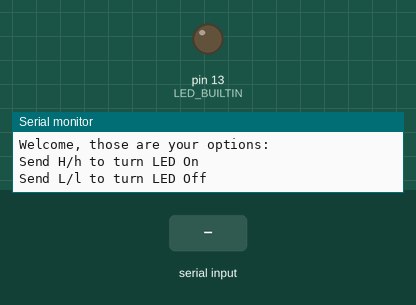
A sketch run on a simulated Arduino Uno, built with avr-gcc and run on an emulated ATmega328P. Parts: output pins drawn as LEDs (lit = HIGH), the last lines printed to the serial monitor. Inputs (shaded band) come from the test bench.

Above: at 2.7 s.
2.8 s: "H" received over Serial
At 3.6 s:
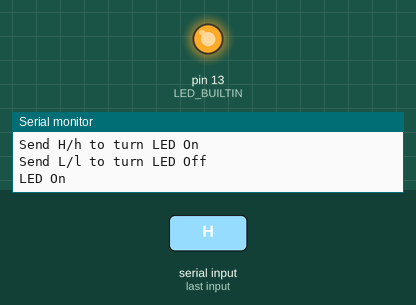
4.3 s: "L" received over Serial
At 4.7 s:
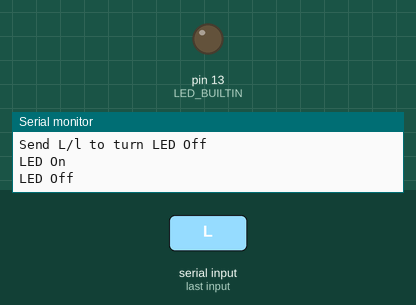
5.8 s: "h" received over Serial
At 7.0 s:
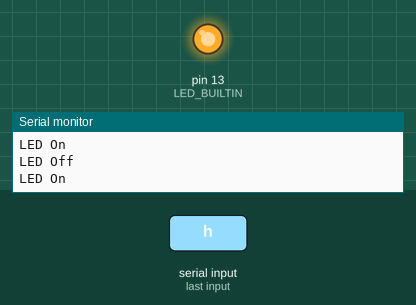
7.3 s: "l" received over Serial
At 8.2 s:
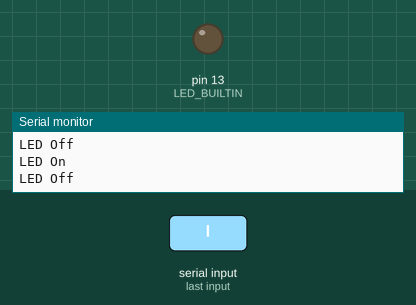
Timing chart, 0 to 9.8 s (numbered marks = the images above; inputs shaded):
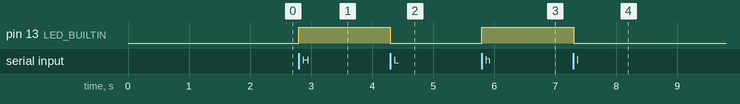

The sketch:

User_Input_LED.ino
```cpp
/*
  Name: Renan Mougenot Breviglieri Silva
  Date: January 13th, 2022
  Title: Handle LED according to the Serial Line input
*/


//Run one time
void setup() {

  //Baud Rate
  Serial.begin(9600);

  delay(1000);

  //Print Options
  Serial.println("Welcome, those are your options:");
  Serial.println("Send H/h to turn LED On");
  Serial.println("Send L/l to turn LED Off");

  //Attach and start LED
  pinMode(LED_BUILTIN, OUTPUT);

  delay(500);
}

//Loop forever
void loop() {

  //Parameters
  char command; //Hold the command input

  //Wait for input
  while(Serial.available() == 0){}

  //Read the command from the Serial
  command = Serial.read();

  //If it reads an H or h
  if(command == 'H' || command == 'h'){

    Serial.println("LED On"); //Send message of led on
    digitalWrite(LED_BUILTIN, HIGH);   //Turn the LED on

  }

  //If it reads an L or l
  else if(command == 'L' || command == 'l'){

    Serial.println("LED Off"); //Send message of led off
    digitalWrite(LED_BUILTIN, LOW); //Turn the LED off

  }

}
```

Measured:
- after the input at 2.8 s, pin 13 (LED_BUILTIN): LOW → HIGH at once
- after the input at 4.3 s, pin 13 (LED_BUILTIN): HIGH → LOW at once
- after the input at 5.8 s, pin 13 (LED_BUILTIN): LOW → HIGH at once
- after the input at 7.3 s, pin 13 (LED_BUILTIN): HIGH → LOW at once
